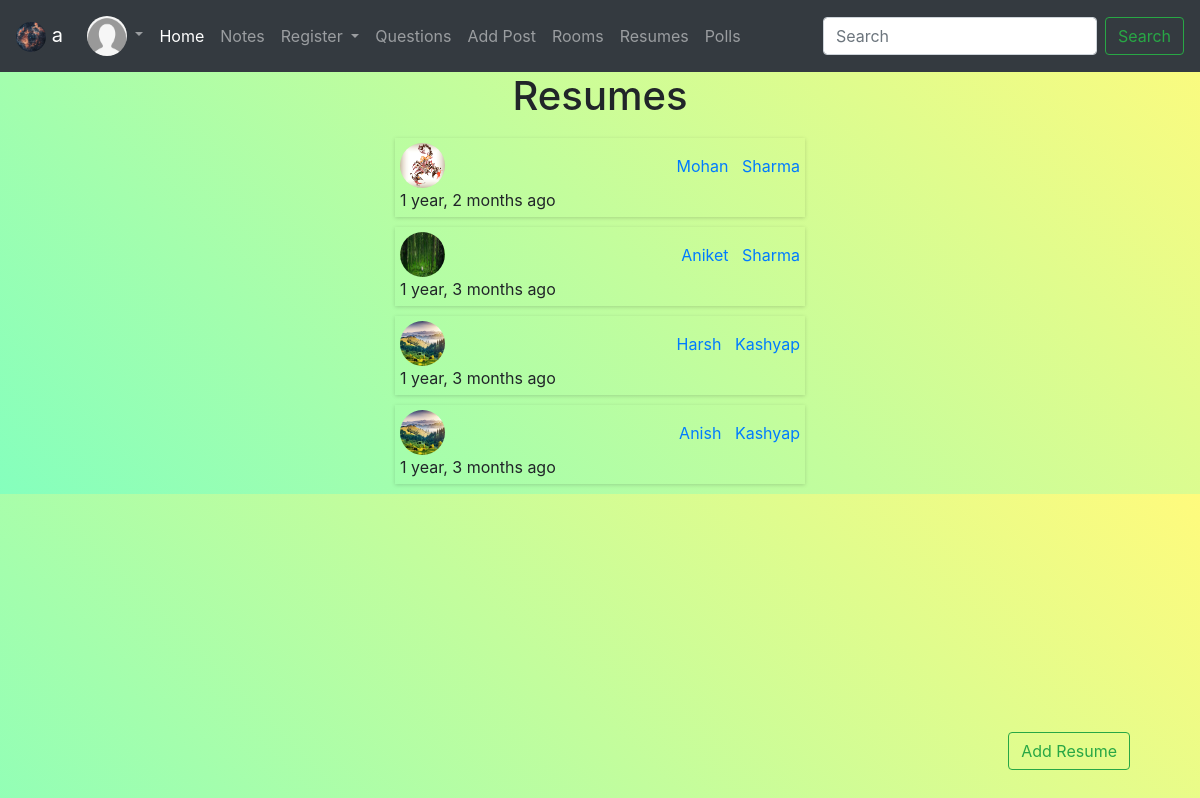
The page /resumes (signed in) on the database its author committed.
### base/models.py (models this page shows, shortened)
class User(AbstractUser):
    name = models.CharField(max_length=50, null = False)
    email = models.CharField( max_length=50 ,null = True)
    avatar = models.ImageField( upload_to='Avaters',  default = 'default-profile-pic.png')
    bio = models.TextField(null = True)
    bca_class = models.CharField( max_length=50 ,choices=class_list ,default= ('1st Sem', '1st Sem'), null = True)
    is_teacher = models.BooleanField(default = False)
    followers = models.ManyToManyField('User', related_name='follower')
    followings = models.ManyToManyField('User',related_name= 'following')

class Resume(models.Model):
    user = models.ForeignKey(User, on_delete=models.CASCADE)
    firstname = models.CharField( max_length=255)
    lastname = models.CharField( max_length=255)
    date = models.DateField( auto_now_add=True)
    fathername = models.CharField( max_length=255)
    sex = models.CharField( max_length=50,default= 'Male')
    education = models.CharField(choices=EDUCATION,max_length=100, default='10th')
    tenth_percentage = models.FloatField(null = True ,blank=True)
    twelth_percentage = models.FloatField(null = True ,blank=True)
    state = models.CharField(choices = STATE, max_length=50, default='Delhi')
    phone = models.IntegerField(null = True ,blank=True)
    email = models.EmailField( max_length=254,null = True ,blank=True)
    languages = models.CharField(max_length=250, null=True)
    programming_languages = models.CharField(max_length=250, null=True)
    hobbies = models.TextField(null = True)
    about = models.TextField(null = True)
    image = models.ImageField( upload_to='resume_images',default = 'default-profile-pic')

### base/views.py (the view)
# urls.py: path('resumes', resumes, name = 'resumes'),
@login_required(login_url='login')
def resumes(request):
    resumes = Resume.objects.filter(user = request.user).order_by('-date')
    context = {
        'resumes' : resumes,
    }
    return render(request, 'resumes.html', context)

### templates/resumes.html (shortened to what this page needs)
{% extends 'master.html' %}
{% block content %}
<div class = 'text-center'>
    <h1>Resumes</h1>
</div>
<div class="wrapper">
    <div>
        {% for resume in  resumes%}
        <div class="feed">
          <div style = 'display:flex; justify-content:space-between; align-items:center; width: 400px;'>
            <img src="{{resume.image.url}}" alt="" width = '45' height = '45' class = 'rounded-circle'>
            <a href ="{% url 'resume' resume.id%}">
            <div>{{resume.firstname}} &nbsp {{resume.lastname}}
            </div>
            </a>
          </div>
        {{resume.date|timesince}} ago
        </div>
        {% endfor %}
    </div>
    <button type="button" class="btn btn-outline-success" onclick = "location.href = '{% url 'add-resume' %}'"
    style = "
        position: fixed;
        bottom: 30px;
        right: 70px;
    "
    >Add Resume</button>
</div>
{% endblock content %}

### templates/master.html (shortened to what this page needs)
{% load static %}
<!DOCTYPE html>
<html lang="en">
<head>
    <link rel="stylesheet" href="{% static 'css/master.css' %}">
    <link rel="stylesheet" href="https://maxcdn.bootstrapcdn.com/bootstrap/4.5.2/css/bootstrap.min.css">
    <link rel="stylesheet" href="https://cdnjs.cloudflare.com/ajax/libs/font-awesome/6.3.0/css/all.min.css">
  </head>
<body>
    <nav class="navbar navbar-dark bg-dark navbar-expand-lg">
      <a class="navbar-brand" href="#">
        <img src="{% static 'images/website.avif' %}" width="30" height="30" alt="logo" class="rounded-circle">
        {% if request.user.is_authenticated %}
        {{request.user.username}}
        {% else %}
        Anonymous
        {% endif %}
      </a>
      <div class="collapse navbar-collapse" id="navbar-list-4">
        <ul class="navbar-nav">
            <li class="nav-item dropdown">
            {% if request.user.is_authenticated %}
            <a class="nav-link dropdown-toggle" href="#" id="navbarDropdownMenuLink" role="button" data-toggle="dropdown" aria-haspopup="true" aria-expanded="false">
              <img src="{{request.user.avatar.url}}" width="40" height="40" class="rounded-circle">
            </a>
            {% endif %}
          </li>
        </ul>
          <ul class="navbar-nav mr-auto">
            <li class="nav-item active">
              <a class="nav-link" href="{% url 'home' %}">Home </a>
            </li>
            <li class="nav-item">
              <a class="nav-link" href="{% url 'notes' %}">Notes</a>
            </li>
            <li class="nav-item dropdown">
              <a class="nav-link dropdown-toggle" href="#" id="navbarDropdown" role="button" data-toggle="dropdown" aria-haspopup="true" aria-expanded="false">
                Register
              </a>
            </li>
            <li class="nav-item">
              <a class="nav-link" href="{% url 'questions' %}">Questions</a>
            </li>
            <li class="nav-item">
              <a class="nav-link" href="{% url 'add-post' %}">Add Post</a>
            </li>
            <li class="nav-item">
              <a class="nav-link" href="{% url 'rooms' %}">Rooms</a>
            </li>
            <li class="nav-item">
              <a class="nav-link" href="{% url 'resumes' %}">Resumes</a>
            </li>
            <li class="nav-item">
              <a class="nav-link" href="{% url 'polls' %}">Polls</a>
            </li>
          </ul>
          <form class="form-inline my-2 my-lg-0" method  = 'POST' action = '/user-search'>
            <input class="form-control mr-sm-2" type="search" placeholder="Search" aria-label="Search" name = 'search'>
            <button class="btn btn-outline-success my-2 my-sm-0" type="submit">Search</button>
          </form>
      </nav>
    {% block content %}
    {% endblock content %}
</body>
</html>

### rows shown on the page
User: user.username "a", user.avatar (placeholder picture)
Resume: image (picture), firstname "Mohan", lastname "Sharma", date "1 year, 2 months"
Resume: image (picture), firstname "Aniket", lastname "Sharma", date "1 year, 3 months"
Resume: image (picture), firstname "Harsh", lastname "Kashyap", date "1 year, 3 months"
Resume: image (picture), firstname "Anish", lastname "Kashyap", date "1 year, 3 months"
